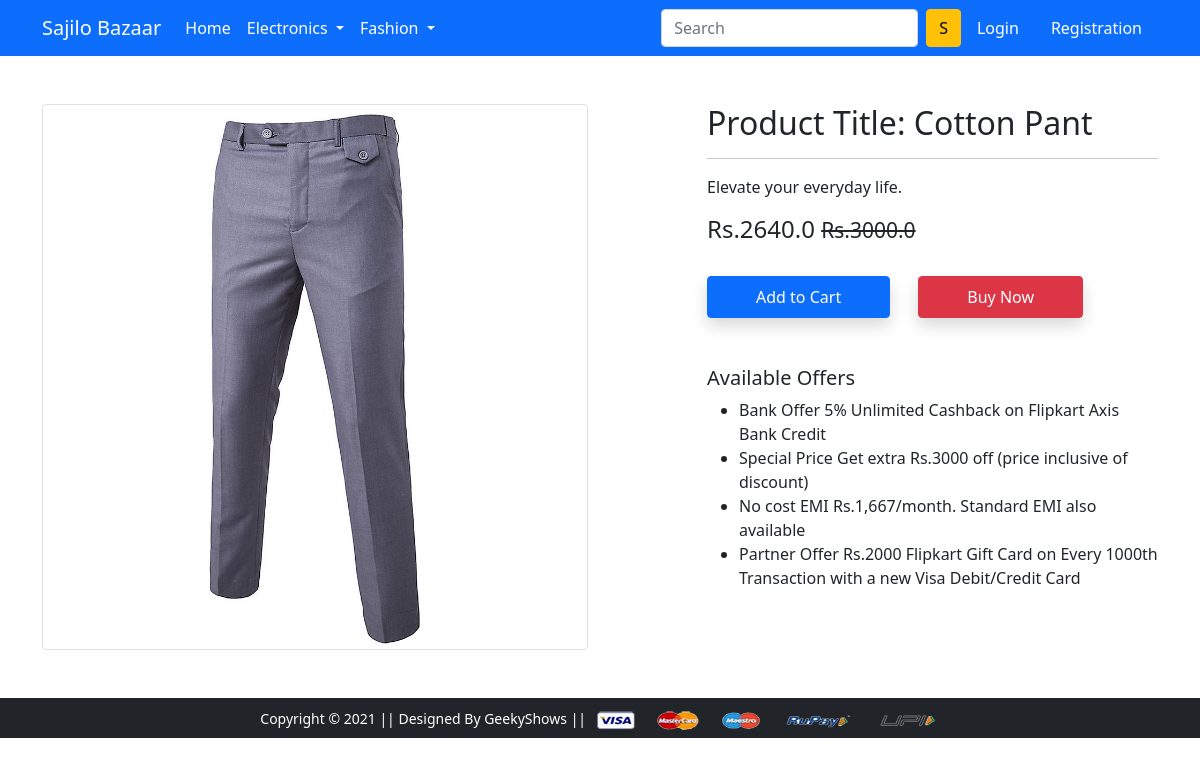
The app's page /product_detail/1/ with its own data.
### app/models.py (models this page shows, shortened)
class Product(models.Model):
    title=models.CharField(max_length=100)
    selling_price=models.FloatField()
    discounted_price=models.FloatField()
    description=models.TextField()
    brand=models.CharField(max_length=100)
    category=models.CharField(choices=Category_Choices,max_length=100)
    product_image=models.ImageField(upload_to='productimg')

### app/views.py (the view)
# urls.py: path('product_detail/<int:pk>/',views.ProductView.as_view(),name='product'),
class ProductView(View):
 def get(self,request,pk):
  product_instance=get_object_or_404(Product,pk=pk)
  return render(request, 'app/productdetail.html',{
    'product':product_instance
  })

### app/templates/app/productdetail.html (shortened to what this page needs)
{% extends 'app/base.html' %}
{% load static %}
{% block main-content %}
<div class="container my-5">
 <div class="row">
  <div class="col-sm-6 text-center align-self-center">
   <img src="{{product.product_image.url}}" alt="" class="img-fluid img-thumbnail">
  </div>
  <div class="col-sm-5 offset-sm-1">
   <h2>Product Title: {{product.title}}</h2>
   <hr>
   <p>{{product.description}}</p>
   <h4>Rs.{{product.discounted_price}} <small class="fw-light text-decoration-line-through">Rs.{{product.selling_price}}</small></h4> <br>
   <form action="/addcart" class="d-inline">
    <button type="submit" class="btn btn-primary shadow px-5 py-2">Add to Cart</button>
   </form>
   <a href="{% url 'buy-now' %}" class="btn btn-danger shadow px-5 py-2 ms-4">Buy Now</a>
   <h5 class="mt-5">Available Offers</h5>
   <ul>
    <li>Bank Offer 5% Unlimited Cashback on Flipkart Axis Bank Credit</li>
    <li>Special Price Get extra Rs.3000 off (price inclusive of discount)</li>
    <li>No cost EMI Rs.1,667/month. Standard EMI also available</li>
    <li>Partner Offer Rs.2000 Flipkart Gift Card on Every 1000th Transaction with a new Visa Debit/Credit Card</li>
   </ul>
  </div>
 </div>
</div>
{% endblock main-content %}

### records on screen
Product: product_image (picture), title "Cotton Pant", description "Elevate your everyday life.", discounted_price "2640.0", selling_price "3000.0"
